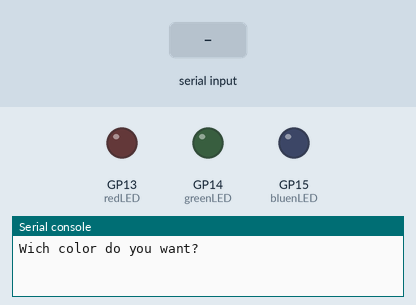
Simulated run of this program. Board: Raspberry Pi Pico running MicroPython. Parts: output pins drawn as LEDs (lit = HIGH), the last lines printed to the serial console. Inputs (shaded band) come from the test bench.

Above: at 1.2 s.
1.3 s: "red" typed at the serial console, then Enter
At 2.2 s:
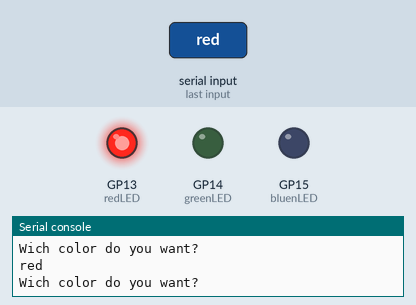
2.8 s: "green" typed at the serial console, then Enter
At 3.4 s:
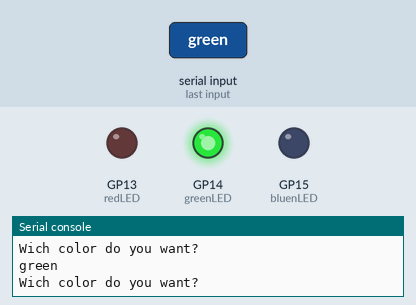
4.3 s: "blue" typed at the serial console, then Enter
At 5.5 s:
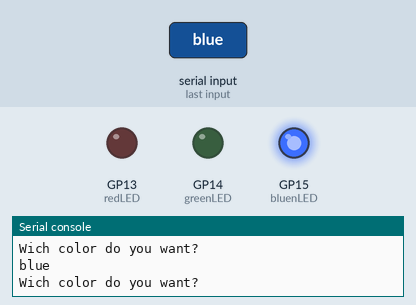
5.8 s: "cian" typed at the serial console, then Enter
At 6.8 s:
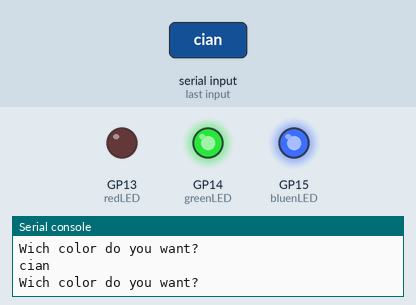
7.3 s: "magneta" typed at the serial console, then Enter
At 8.0 s:
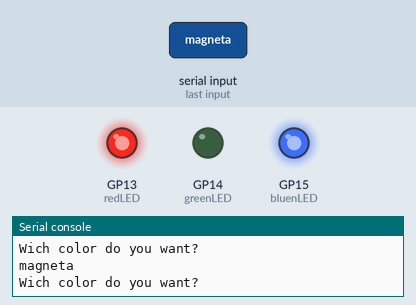
8.8 s: "yellow" typed at the serial console, then Enter
At 9.1 s:
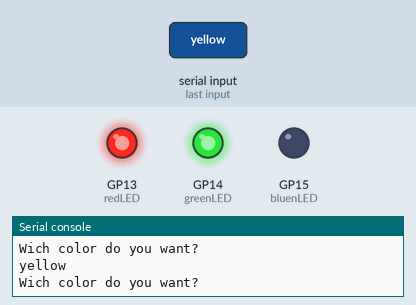
Timing chart, 0 to 11.3 s (numbered marks = the images above; inputs shaded):
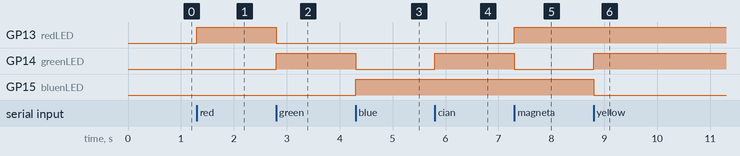

The program:

main.py
```python
from machine import Pin, PWM
from time import sleep


redPin = 13
greenPin = 14
bluePin = 15

redLED = PWM(Pin(redPin))
greenLED = PWM(Pin(greenPin))
bluenLED = PWM(Pin(bluePin))

redLED.freq(1000)
redLED.duty_u16(0)

greenLED.freq(1000)
greenLED.duty_u16(0)

bluenLED.freq(1000)
bluenLED.duty_u16(0)

 # Have to ask wich color does the user wants (Red, Green blue, cient, magent, yellow, orange, white)
 # Have to create a stop
 # have to create a turn off

while(True):
    redBright = 0
    greenBright = 0
    blueBright = 0
    color = input("Wich color do you want?").strip().lower()

    if (color == "none"):
        redBright = 0
        greenBright = 0
        blueBright = 0
        redLED.duty_u16(redBright)
        greenLED.duty_u16(greenBright)
        bluenLED.duty_u16(blueBright)
        continue

    elif (color == "red"):
        redBright = 65500
        greenBright = 0
        blueBright = 0

    elif (color == "green"):
        redBright = 0
        greenBright = 65500
        blueBright = 0

    elif (color == "blue"):
        redBright = 0
        greenBright =0
        blueBright = 65500

    elif (color == "cian"):
        redBright = 0
        greenBright = 65500
        blueBright = 65500

    elif (color == "magneta"):
        redBright = 65500
        greenBright = 0
        blueBright = 65500

    elif (color == "yellow"):
        redBright = 65500
        greenBright = 65500
        blueBright = 0

    elif (color == "orange"):
        redBright = 65500
        greenBright = 7000
        blueBright = 0


    redLED.duty_u16(redBright)
    greenLED.duty_u16(greenBright)
    bluenLED.duty_u16(blueBright)

    sleep(.2)
```

Measured:
- after the input at 1.3 s, GP13 (redLED): LOW → HIGH at once
- after the input at 2.8 s, GP13 (redLED): HIGH → LOW at once; GP14 (greenLED): LOW → HIGH at once
- after the input at 4.3 s, GP14 (greenLED): HIGH → LOW at once; GP15 (bluenLED): LOW → HIGH at once
- after the input at 5.8 s, GP14 (greenLED): LOW → HIGH at once
- after the input at 7.3 s, GP13 (redLED): LOW → HIGH at once; GP14 (greenLED): HIGH → LOW at once
- after the input at 8.8 s, GP14 (greenLED): LOW → HIGH at once; GP15 (bluenLED): HIGH → LOW at once
